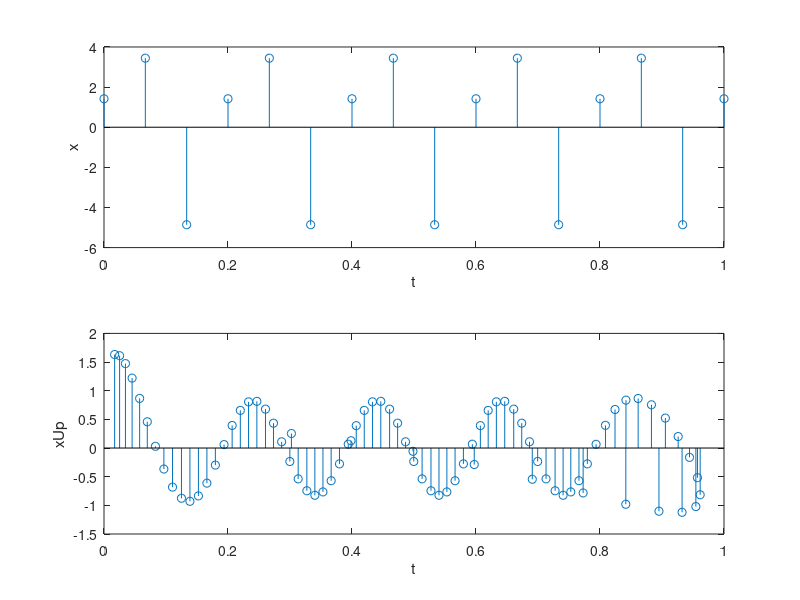

MATLAB code to generate this figure:
A = input('Nhập biên độ A = ');
F0 = input('Nhập tần số F0 = '); % 1000 - 15000Hz
phi = input('Nhập góc phi = ');
k = input('Nhập số lần muốn tăng tốc độ lấy mẫu k =');

Fs = 3*F0;
t = 0:1/Fs:1;
x = A*cos(2*pi*F0*t + phi);

% xUp = upsample(x, k);
xUp = interp(x, k); % tăng tốc độ lấy mẫu của một tín hiệu bằng cách nội suy
sound(x, Fs);
sound(xUp, Fs * k);

subplot(2,1,1);
stem(t,x);
ylabel('x');
xlabel('t');

t1 = interp(t, k); 
subplot(2,1,2);
stem(t1,xUp);
ylabel('xUp');
xlabel('t');
